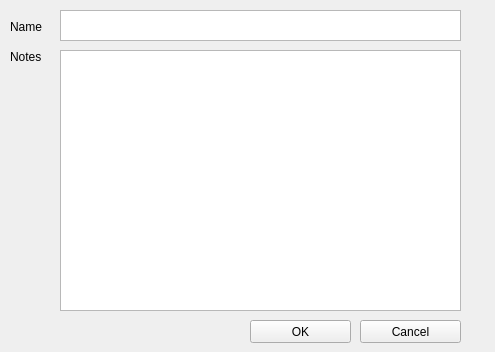
<?xml version="1.0" encoding="UTF-8"?>
<ui version="4.0">
 <class>Form</class>
 <widget class="QWidget" name="Form">
  <property name="geometry">
   <rect>
    <x>0</x>
    <y>0</y>
    <width>495</width>
    <height>352</height>
   </rect>
  </property>
  <property name="windowTitle">
   <string>Form</string>
  </property>
  <widget class="QPlainTextEdit" name="name_textEdit">
   <property name="geometry">
    <rect>
     <x>60</x>
     <y>10</y>
     <width>401</width>
     <height>31</height>
    </rect>
   </property>
   <property name="tabChangesFocus">
    <bool>true</bool>
   </property>
  </widget>
  <widget class="QLabel" name="label">
   <property name="geometry">
    <rect>
     <x>10</x>
     <y>20</y>
     <width>46</width>
     <height>13</height>
    </rect>
   </property>
   <property name="text">
    <string>Name</string>
   </property>
  </widget>
  <widget class="QTextEdit" name="notes_textEdit">
   <property name="geometry">
    <rect>
     <x>60</x>
     <y>50</y>
     <width>401</width>
     <height>261</height>
    </rect>
   </property>
   <property name="tabChangesFocus">
    <bool>true</bool>
   </property>
  </widget>
  <widget class="QLabel" name="label_2">
   <property name="geometry">
    <rect>
     <x>10</x>
     <y>50</y>
     <width>46</width>
     <height>13</height>
    </rect>
   </property>
   <property name="text">
    <string>Notes</string>
   </property>
  </widget>
  <widget class="QPushButton" name="OK_pushButton">
   <property name="geometry">
    <rect>
     <x>250</x>
     <y>320</y>
     <width>101</width>
     <height>23</height>
    </rect>
   </property>
   <property name="text">
    <string>OK</string>
   </property>
  </widget>
  <widget class="QPushButton" name="cancel_pushButton">
   <property name="geometry">
    <rect>
     <x>360</x>
     <y>320</y>
     <width>101</width>
     <height>23</height>
    </rect>
   </property>
   <property name="text">
    <string>Cancel</string>
   </property>
  </widget>
 </widget>
 <tabstops>
  <tabstop>name_textEdit</tabstop>
  <tabstop>notes_textEdit</tabstop>
  <tabstop>OK_pushButton</tabstop>
  <tabstop>cancel_pushButton</tabstop>
 </tabstops>
 <resources/>
 <connections/>
</ui>
